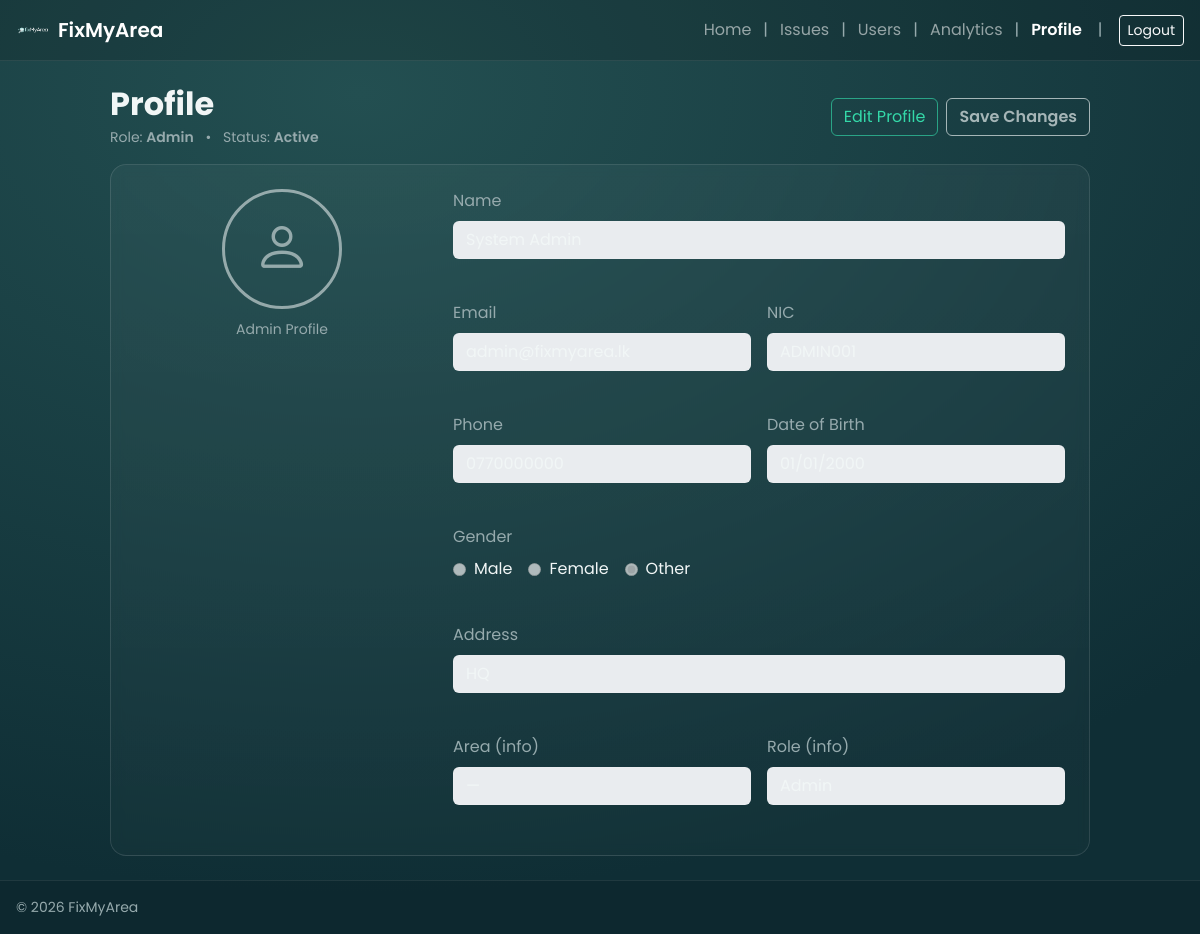
Screenshot of /admin/profile.php (signed in) with the database file from the repository.
### tables this page shows
CREATE TABLE users (
  user_id INT AUTO_INCREMENT PRIMARY KEY,
  name VARCHAR(150) NOT NULL,
  email VARCHAR(190) NOT NULL UNIQUE,
  nic VARCHAR(20) NOT NULL UNIQUE,
  dob DATE NULL,
  phone VARCHAR(20) NULL,
  gender ENUM('male','female','other') NULL,
  address VARCHAR(255) NULL,

  area_id INT NULL,
  role ENUM('citizen','worker','authority','admin') NOT NULL DEFAULT 'citizen',
  password_hash VARCHAR(255) NOT NULL,

  status ENUM('active','inactive') NOT NULL DEFAULT 'active',
  created_at TIMESTAMP NOT NULL DEFAULT CURRENT_TIMESTAMP,

  CONSTRAINT fk_users_area
    FOREIGN KEY (area_id) REFERENCES areas(area_id)
    ON UPDATE CASCADE
    ON DELETE SET NULL
);

### admin/profile.php (the view, shortened to what this page needs)
<?php
require_once __DIR__ . '/../includes/header.php';
require_once __DIR__ . '/../includes/navbar.php';
$userId = (int)($_SESSION['user_id'] ?? 0);
$st = $pdo->prepare("
  SELECT user_id, name, email, nic, phone, dob, gender, address, role, status, area_id
  FROM users
  WHERE user_id = ?
  LIMIT 1
");
$st->execute([$userId]);
$me = $st->fetch(PDO::FETCH_ASSOC);
$errors = $_SESSION['form_errors'] ?? [];
$old    = $_SESSION['old'] ?? [];
function h(?string $s): string { return htmlspecialchars((string)$s, ENT_QUOTES, 'UTF-8'); }
$name    = (string)($old['name'] ?? $me['name'] ?? '');
$email   = (string)($old['email'] ?? $me['email'] ?? '');
$phone   = (string)($old['phone'] ?? $me['phone'] ?? '');
$dob     = (string)($old['dob'] ?? ($me['dob'] ?? ''));
$gender  = (string)($old['gender'] ?? ($me['gender'] ?? ''));
$address = (string)($old['address'] ?? ($me['address'] ?? ''));
$roleRaw = (string)($me['role'] ?? 'admin');
$status = (string)($me['status'] ?? 'active');
$areaName = '—';
?>
<div class="container py-4 app-container">
  <div class="profile-shell">
    <div class="d-flex flex-column flex-md-row justify-content-between align-items-start align-items-md-center gap-2 mb-3">
      <div>
        <h2 class="fw-bold mb-1">Profile</h2>
        <div class="text-muted small">
          Role: <span class="fw-semibold"><?= h(ucwords($roleRaw)) ?></span>
          <span class="mx-2">•</span>
          Status: <span class="fw-semibold"><?= h(ucwords($status)) ?></span>
        </div>
      </div>
      <div class="d-flex gap-2">
        <button class="btn btn-outline-brand" type="button" id="btnEdit">Edit Profile</button>
        <button class="btn btn-brand" type="submit" form="profileForm" id="btnSave" disabled>Save Changes</button>
      </div>
    </div>
    <div class="card-dark p-4">
      <div class="row g-4 align-items-start">
        <div class="col-12 col-lg-4 text-center">
          <div class="avatar-ring">
            <i class="bi bi-person"></i>
          </div>
          <div class="text-muted small">Admin Profile</div>
        </div>
        <div class="col-12 col-lg-8">
          <form id="profileForm" method="POST" action="<?= BASE_URL ?>/actions/profile_update.php" novalidate>
            <div class="row g-3">
              <div class="col-12">
                <label class="form-label">Name</label>
                <input class="form-control" name="name" value="<?= h($name) ?>" disabled required maxlength="150">
                <div class="field-error"><?= h($errors['name'] ?? '') ?></div>
              </div>
              <div class="col-12 col-md-6">
                <label class="form-label">Email</label>
                <input class="form-control" type="email" name="email" value="<?= h($email) ?>" disabled required maxlength="190">
                <div class="field-error"><?= h($errors['email'] ?? '') ?></div>
              </div>
              <div class="col-12 col-md-6">
                <label class="form-label">NIC</label>
                <input class="form-control" value="<?= h((string)$me['nic']) ?>" disabled>
                <div class="field-error"></div>
              </div>
              <div class="col-12 col-md-6">
                <label class="form-label">Phone</label>
                <input class="form-control" name="phone" value="<?= h($phone) ?>" disabled maxlength="20" placeholder="07xxxxxxxx">
                <div class="field-error"><?= h($errors['phone'] ?? '') ?></div>
              </div>
              <div class="col-12 col-md-6">
                <label class="form-label">Date of Birth</label>
                <input class="form-control" type="date" name="dob" value="<?= h($dob) ?>" disabled>
                <div class="field-error"><?= h($errors['dob'] ?? '') ?></div>
              </div>
              <div class="col-12">
                <label class="form-label d-block">Gender</label>
                <?php
                  $g = strtolower(trim($gender));
                  $checked = fn(string $x) => ($g === $x) ? 'checked' : '';
                ?>
                <div class="d-flex flex-wrap gap-3">
                  <label class="d-flex align-items-center gap-2">
                    <input type="radio" name="gender" value="male" <?= $checked('male') ?> disabled>
                    <span>Male</span>
                  </label>
                  <label class="d-flex align-items-center gap-2">
                    <input type="radio" name="gender" value="female" <?= $checked('female') ?> disabled>
                    <span>Female</span>
                  </label>
                  <label class="d-flex align-items-center gap-2">
                    <input type="radio" name="gender" value="other" <?= $checked('other') ?> disabled>
                    <span>Other</span>
                  </label>
                </div>
                <div class="field-error"><?= h($errors['gender'] ?? '') ?></div>
              </div>
              <div class="col-12">
                <label class="form-label">Address</label>
                <input class="form-control" name="address" value="<?= h($address) ?>" disabled maxlength="255" placeholder="Optional">
                <div class="field-error"><?= h($errors['address'] ?? '') ?></div>
              </div>
              <div class="col-12 col-md-6">
                <label class="form-label">Area (info)</label>
                <input class="form-control" value="<?= h($areaName) ?>" disabled>
                <div class="field-error"></div>
              </div>
              <div class="col-12 col-md-6">
                <label class="form-label">Role (info)</label>
                <input class="form-control" value="<?= h(ucwords($roleRaw)) ?>" disabled>
                <div class="field-error"></div>
              </div>
            </div>
          </form>
        </div>
      </div>
    </div>
  </div>
</div>
<?php require_once __DIR__ . '/../includes/footer_internal.php'; ?>

### public/assets/css/theme.css (style rules this page uses)
html, body { height:100%; margin:0; }
body { min-height:100vh; display:flex; flex-direction:column; font-family: "Poppins", system-ui, -apple-system, Segoe UI, Roboto, Arial, sans-serif; background: radial-gradient(1200px 800px at 30% 10%, var(--brand-700), var(--bg)); color: var(--text-100); }
.app-container { flex:1; }
:root { --brand-900:#12363D; --brand-800:#173C45; --brand-700:#234F51; --accent-500:#34D9A9; --accent-600:#34AB90; --text-100:#F1F6F6; --text-300:#B3D8D6; --muted-400:#96AAAD; --muted-600:#4F696E; --bg:#0F2E35; --card:#0F343B; --border:rgba(241,246,246,0.12); --radius:16px; }
.card-dark { background: linear-gradient(180deg, rgba(255,255,255,0.04), rgba(255,255,255,0.02)); border: 1px solid var(--border); border-radius: var(--radius); backdrop-filter: blur(6px); }
.form-control, .form-select { background: rgba(15,52,59,0.65); border: 1px solid var(--border); color: var(--text-100); }
.form-label { color: var(--muted-400); }
.text-muted { color: var(--muted-400) !important; }
.btn-brand { background: var(--accent-500); border-color: var(--accent-500); color: #07211F; font-weight: 600; }
.btn-outline-brand { border: 1px solid rgba(52,217,169,0.65); color: var(--accent-500); }
.field-error { font-size: 0.85rem; color: #FF6B6B; margin-top: 4px; min-height: 18px; }

### includes/header.php (style rules this page uses)
body { font-family: "Poppins", sans-serif; }
.field-error { color: #ff6b6b; font-size: 0.9rem; min-height: 20px; margin-top: 6px; }

### admin/profile.php (style rules this page uses)
.profile-shell { max-width: 980px; margin: 0 auto; }
.avatar-ring { width: 120px; height: 120px; border-radius: 50%; border: 3px solid rgba(241,246,246,0.55); display:flex; align-items:center; justify-content:center; margin: 0 auto 10px auto; }
.avatar-ring i { font-size: 56px; color: rgba(241,246,246,0.55); }

### rows the page displays
users: role "Admin", status "Active", name "System Admin", email "admin@fixmyarea.lk", nic "ADMIN001", phone "0770000000", dob "01/01/2000", address "HQ"

### other values shown
$label "Home"
$label "Issues"
$label "Users"
$label "Analytics"
$label "Profile"
